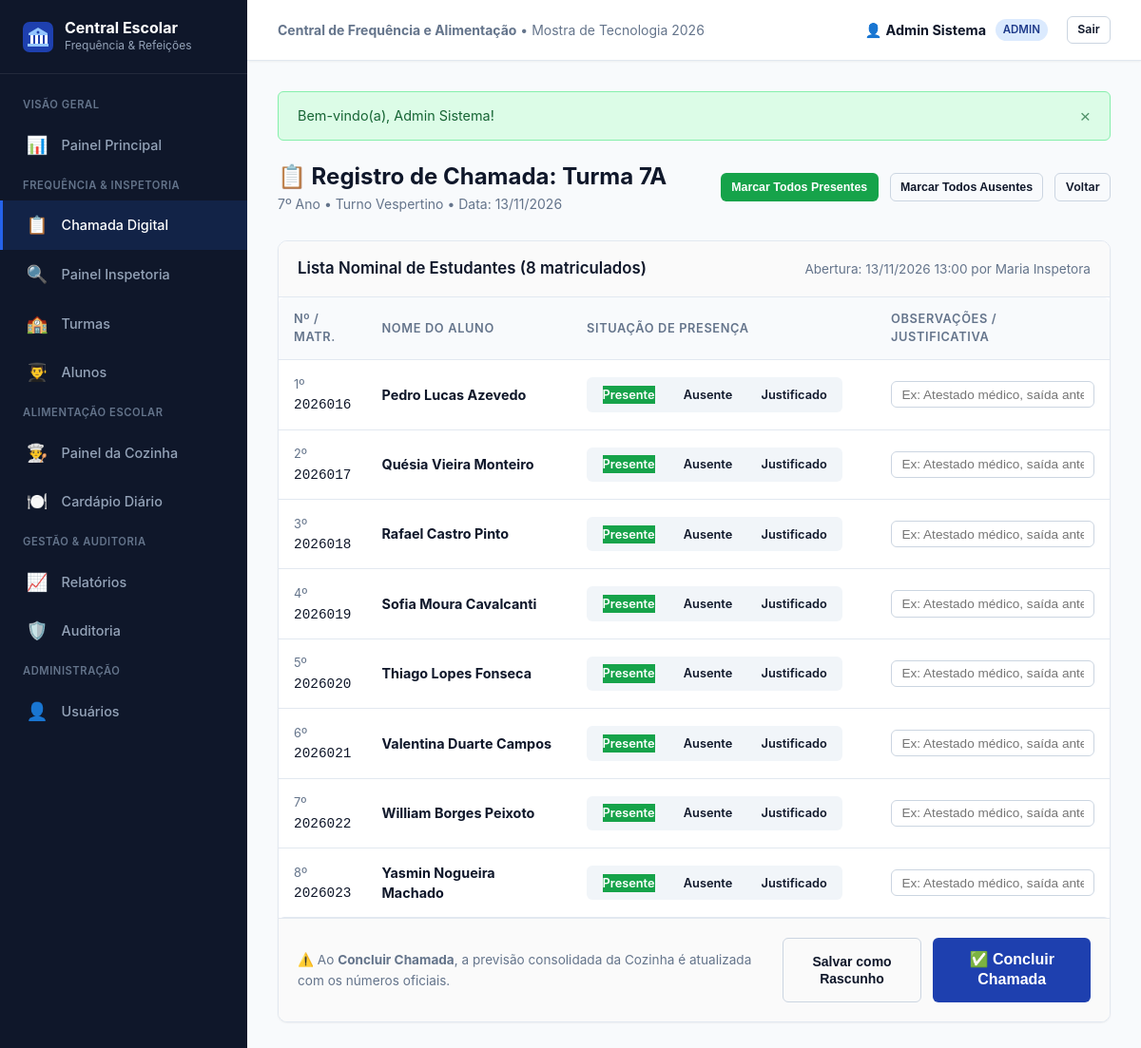
The app's page /chamadas/registrar/2 (signed in) with its own data.
### tables this page shows
CREATE TABLE IF NOT EXISTS chamada (
    id              INT UNSIGNED    NOT NULL AUTO_INCREMENT,
    turma_id        INT UNSIGNED    NOT NULL COMMENT 'FK para turma',
    data            DATE            NOT NULL COMMENT 'Data da chamada',
    status          ENUM('aberta','concluida') NOT NULL DEFAULT 'aberta'
                    COMMENT 'Situação da chamada',
    usuario_id      INT UNSIGNED    NOT NULL COMMENT 'FK para usuário que criou a chamada',
    aberta_em       DATETIME        NOT NULL COMMENT 'Data/hora em que a chamada foi aberta',
    concluida_em    DATETIME        NULL     COMMENT 'Data/hora em que a chamada foi concluída',
    created_at      DATETIME        NOT NULL DEFAULT CURRENT_TIMESTAMP,
    updated_at      DATETIME        NOT NULL DEFAULT CURRENT_TIMESTAMP ON UPDATE CURRENT_TIMESTAMP,
    PRIMARY KEY (id),
     
    UNIQUE KEY uk_chamada_turma_data (turma_id, data),
    CONSTRAINT fk_chamada_turma
        FOREIGN KEY (turma_id) REFERENCES turma(id)
        ON DELETE RESTRICT ON UPDATE CASCADE,
    CONSTRAINT fk_chamada_usuario
        FOREIGN KEY (usuario_id) REFERENCES usuario(id)
        ON DELETE RESTRICT ON UPDATE CASCADE
);

CREATE TABLE IF NOT EXISTS turma (
    id              INT UNSIGNED    NOT NULL AUTO_INCREMENT,
    nome            VARCHAR(50)     NOT NULL COMMENT 'Nome da turma (ex: 6A, 7B)',
    ano_letivo_id   INT UNSIGNED    NOT NULL COMMENT 'FK para ano_letivo',
    turno           ENUM('matutino','vespertino','noturno') NOT NULL COMMENT 'Turno da turma',
    serie           VARCHAR(30)     NOT NULL COMMENT 'Série/Ano escolar (ex: 6º Ano)',
    created_at      DATETIME        NOT NULL DEFAULT CURRENT_TIMESTAMP,
    updated_at      DATETIME        NOT NULL DEFAULT CURRENT_TIMESTAMP ON UPDATE CURRENT_TIMESTAMP,
    PRIMARY KEY (id),
    CONSTRAINT fk_turma_ano_letivo
        FOREIGN KEY (ano_letivo_id) REFERENCES ano_letivo(id)
        ON DELETE RESTRICT ON UPDATE CASCADE
);

CREATE TABLE IF NOT EXISTS usuario (
    id          INT UNSIGNED    NOT NULL AUTO_INCREMENT,
    nome        VARCHAR(150)    NOT NULL COMMENT 'Nome completo do usuário',
    email       VARCHAR(200)    NOT NULL COMMENT 'E-mail de login (único)',
    senha_hash  VARCHAR(255)    NOT NULL COMMENT 'Hash da senha (bcrypt)',
    perfil      ENUM('admin','inspetor','cozinha','gestor') NOT NULL
                COMMENT 'Perfil/papel do usuário no sistema',
    ativo       TINYINT(1)      NOT NULL DEFAULT 1 COMMENT '1 = ativo, 0 = inativo',
    created_at  DATETIME        NOT NULL DEFAULT CURRENT_TIMESTAMP,
    updated_at  DATETIME        NOT NULL DEFAULT CURRENT_TIMESTAMP ON UPDATE CURRENT_TIMESTAMP,
    PRIMARY KEY (id),
    UNIQUE KEY uk_usuario_email (email)
);

CREATE TABLE IF NOT EXISTS aluno (
    id                  INT UNSIGNED    NOT NULL AUTO_INCREMENT,
    nome                VARCHAR(150)    NOT NULL COMMENT 'Nome completo do aluno',
    data_nascimento     DATE            NOT NULL COMMENT 'Data de nascimento',
    matricula_codigo    VARCHAR(30)     NOT NULL COMMENT 'Código único de matrícula do aluno',
    ativo               TINYINT(1)      NOT NULL DEFAULT 1 COMMENT '1 = ativo, 0 = inativo',
    created_at          DATETIME        NOT NULL DEFAULT CURRENT_TIMESTAMP,
    updated_at          DATETIME        NOT NULL DEFAULT CURRENT_TIMESTAMP ON UPDATE CURRENT_TIMESTAMP,
    PRIMARY KEY (id),
    UNIQUE KEY uk_aluno_matricula_codigo (matricula_codigo)
);

### app/controllers/ChamadasController.php (called while the page is built, shortened)
<?php
class ChamadasController extends Controller
{
    public function registrar(int $chamadaId = 0): void
    {
        $chamadaModel = $this->model('Chamada');
        $chamada = $chamadaModel->findComDetalhes($chamadaId);
        $alunoModel = $this->model('Aluno');
        $alunos = $alunoModel->findByTurma($chamada->turma_id);
        $frequenciaMap = [];
        $this->view('chamadas/registrar', [
            'titulo'        => 'Registro de Chamada - Turma ' . $chamada->turma_nome,
            'chamada'       => $chamada,
            'alunos'        => $alunos,
            'frequenciaMap' => $frequenciaMap,
        ]);
    }
}

### core/App.php (called while the page is built, shortened)
<?php
class App
{
    protected string $method = 'index';
    public function __construct()
    {
        $url = $this->parseUrl();
        if (isset($url[0]) && !empty($url[0])) {
            $nomeControlador = ucfirst(strtolower($url[0])) . 'Controller';
            $arquivoControlador = ROOT_PATH . '/app/controllers/' . $nomeControlador . '.php';
            if (file_exists($arquivoControlador)) {
                unset($url[0]);
            } else {
                $this->exibir404();
                return;
            }
        }
        $this->controller = new $this->controller();
        if (isset($url[1]) && !empty($url[1])) {
            $metodo = strtolower($url[1]);
            if (method_exists($this->controller, $metodo)) {
                $this->method = $metodo;
                unset($url[1]);
            } else {
                $this->exibir404();
                return;
            }
        }
        $this->params = $url ? array_values($url) : [];
        call_user_func_array([$this->controller, $this->method], $this->params);
    }
    protected function parseUrl(): array
    {
        if (isset($_GET['url'])) {
            $url = filter_var(rtrim($_GET['url'], '/'), FILTER_SANITIZE_URL);
            return explode('/', $url);
        }
        return [];
    }
}

### index.php (called while the page is built, shortened)
<?php
require_once ROOT_PATH . '/config/database.php';
require_once ROOT_PATH . '/core/App.php';
require_once ROOT_PATH . '/core/Controller.php';
require_once ROOT_PATH . '/core/Model.php';
require_once ROOT_PATH . '/core/Helpers.php';
$app = new App();

### config/database.php (called while the page is built, shortened)
<?php
class Database
{
    private static ?Database $instance = null;
    private function __construct()
    {
        $dsn = 'mysql:host=' . DB_HOST . ';dbname=' . DB_NAME . ';charset=' . DB_CHARSET;
        $opcoes = [
            PDO::ATTR_ERRMODE            => PDO::ERRMODE_EXCEPTION,
            PDO::ATTR_DEFAULT_FETCH_MODE => PDO::FETCH_OBJ,
            PDO::ATTR_EMULATE_PREPARES   => false,
        ];
        try {
            $this->pdo = new PDO($dsn, DB_USER, DB_PASS, $opcoes);
        } catch (PDOException $e) {
            die('Erro ao conectar com o banco de dados: ' . $e->getMessage());
        }
    }
    public static function connect(): PDO
    {
        if (self::$instance === null) {
            self::$instance = new self();
        }
        return self::$instance->pdo;
    }
}

### core/Model.php (called while the page is built, shortened)
<?php
class Model
{
    public function __construct()
    {
        $this->db = Database::connect();
    }
}

### app/models/Chamada.php (called while the page is built, shortened)
<?php
class Chamada extends Model
{
    public function findComDetalhes(int $id): object|false
    {
        $sql = "SELECT c.*, t.nome as turma_nome, t.turno, t.serie, u.nome as usuario_nome,
                (SELECT COUNT(*) FROM frequencia f WHERE f.chamada_id = c.id AND f.situacao = 'presente') as total_presentes,
                (SELECT COUNT(*) FROM frequencia f WHERE f.chamada_id = c.id AND f.situacao = 'ausente') as total_ausentes,
                (SELECT COUNT(*) FROM frequencia f WHERE f.chamada_id = c.id AND f.situacao = 'justificado') as total_justificados
                FROM chamada c
                INNER JOIN turma t ON t.id = c.turma_id
                INNER JOIN usuario u ON u.id = c.usuario_id
                WHERE c.id = :id LIMIT 1";
        $stmt = $this->db->prepare($sql);
        $stmt->execute(['id' => $id]);
        return $stmt->fetch();
    }
}

### app/models/Aluno.php (called while the page is built, shortened)
<?php
class Aluno extends Model
{
    public function findByTurma(int $turmaId): array
    {
        $sql = "SELECT a.* FROM aluno a
                INNER JOIN matricula m ON m.aluno_id = a.id
                WHERE m.turma_id = :turma_id AND m.status = 'ativa' AND a.ativo = 1
                ORDER BY a.nome";
        $stmt = $this->db->prepare($sql);
        $stmt->execute(['turma_id' => $turmaId]);
        return $stmt->fetchAll();
    }
}

### app/views/chamadas/registrar.php (the view, shortened to what this page needs)
<div class="page-header">
    <div>
        <h1 class="page-header-title">📋 Registro de Chamada: Turma <?= sanitize($chamada->turma_nome) ?></h1>
        <p class="breadcrumb-info">
            <?= sanitize($chamada->serie) ?> • Turno <?= ucfirst(sanitize($chamada->turno)) ?> • Data: <?= formatDate($chamada->data) ?>
        </p>
    </div>
    <div class="page-header-actions">
        <button type="button" id="btn-marcar-todos-presentes" class="btn btn-success btn-sm">Marcar Todos Presentes</button>
        <button type="button" id="btn-marcar-todos-ausentes" class="btn btn-outline btn-sm">Marcar Todos Ausentes</button>
        <a href="<?= BASE_URL ?>/chamadas" class="btn btn-outline btn-sm">Voltar</a>
    </div>
</div>
<form action="<?= BASE_URL ?>/chamadas/registrar/<?= $chamada->id ?>" method="POST">
    <div class="card">
        <div class="card-header">
            <h3>Lista Nominal de Estudantes (<?= count($alunos) ?> matriculados)</h3>
            <span style="font-size: 0.85rem; color: var(--text-muted);">
                Abertura: <?= formatDateTime($chamada->aberta_em) ?> por <?= sanitize($chamada->usuario_nome) ?>
            </span>
        </div>
        <div class="card-body" style="padding: 0;">
            <div class="table-container">
                <table>
                    <thead>
                        <tr>
                            <th style="width: 80px;">Nº / Matr.</th>
                            <th>Nome do Aluno</th>
                            <th style="width: 320px;">Situação de Presença</th>
                            <th>Observações / Justificativa</th>
                        </tr>
                    </thead>
                    <tbody>
                        <?php
                        $i = 1;
                        foreach ($alunos as $aluno):
                            $freq = $frequenciaMap[$aluno->id] ?? null;
                            $obsAtual = $freq ? $freq->observacao : '';
                        ?>
                            <tr>
                                <td>
                                    <span style="color: var(--text-muted); font-size: 0.8rem;"><?= $i++ ?>º</span><br>
                                    <code><?= sanitize($aluno->matricula_codigo) ?></code>
                                </td>
                                <td>
                                    <strong><?= sanitize($aluno->nome) ?></strong>
                                </td>
                                <td>
                                    <div class="radio-attendance-group">
                                        <label class="radio-attendance-label">
                                            <span class="radio-presente">Presente</span>
                                        </label>
                                        <label class="radio-attendance-label">
                                            <span class="radio-ausente">Ausente</span>
                                        </label>
                                        <label class="radio-attendance-label">
                                            <span class="radio-justificado">Justificado</span>
                                        </label>
                                    </div>
                                </td>
                                <td>
                                    <input type="text" name="observacao[<?= $aluno->id ?>]" class="form-control"
                                           style="padding: 0.35rem 0.65rem; font-size: 0.85rem;"
                                           placeholder="Ex: Atestado médico, saída antecipada..."
                                           value="<?= sanitize($obsAtual ?? '') ?>">
                                </td>
                            </tr>
                        <?php endforeach; ?>
                    </tbody>
                </table>
            </div>
        </div>
        <div class="card-footer" style="padding: 1.25rem; background-color: #fafafa; border-top: 1px solid var(--border); display: flex; justify-content: space-between; align-items: center; flex-wrap: gap; gap: 1rem;">
            <div>
                <span style="font-size: 0.85rem; color: var(--text-muted);">
                    ⚠️ Ao <strong>Concluir Chamada</strong>, a previsão consolidada da Cozinha é atualizada com os números oficiais.
                </span>
            </div>
            <div style="display: flex; gap: 0.75rem;">
                <button type="submit" name="acao" value="salvar" class="btn btn-outline">Salvar como Rascunho</button>
                <button type="submit" name="acao" value="concluir" class="btn btn-primary btn-lg"
                        onclick="return confirm('Deseja realmente CONCLUIR esta chamada? A informação de presença será finalizada e sincronizada com a Cozinha.');">
                    ✅ Concluir Chamada
                </button>
            </div>
        </div>
    </div>
</form>

### records on screen
chamada: turma.nome "7A", turma.serie "7º Ano", turma.turno "Vespertino", data "13/11/2026", aberta_em "13/11/2026 13:00", usuario.nome "Maria Inspetora"
aluno: matricula_codigo "2026016", nome "Pedro Lucas Azevedo"
aluno: matricula_codigo "2026017", nome "Quésia Vieira Monteiro"
aluno: matricula_codigo "2026018", nome "Rafael Castro Pinto"
aluno: matricula_codigo "2026019", nome "Sofia Moura Cavalcanti"
aluno: matricula_codigo "2026020", nome "Thiago Lopes Fonseca"
aluno: matricula_codigo "2026021", nome "Valentina Duarte Campos"
aluno: matricula_codigo "2026022", nome "William Borges Peixoto"
aluno: matricula_codigo "2026023", nome "Yasmin Nogueira Machado"

### other values on screen
APP_NAME "Central de Frequência e Alimentação"
$usuarioAtual['nome'] "Admin Sistema"
$perfilAtual "ADMIN"
$flash['message'] "Bem-vindo(a), Admin Sistema!"
count($alunos) "8"
